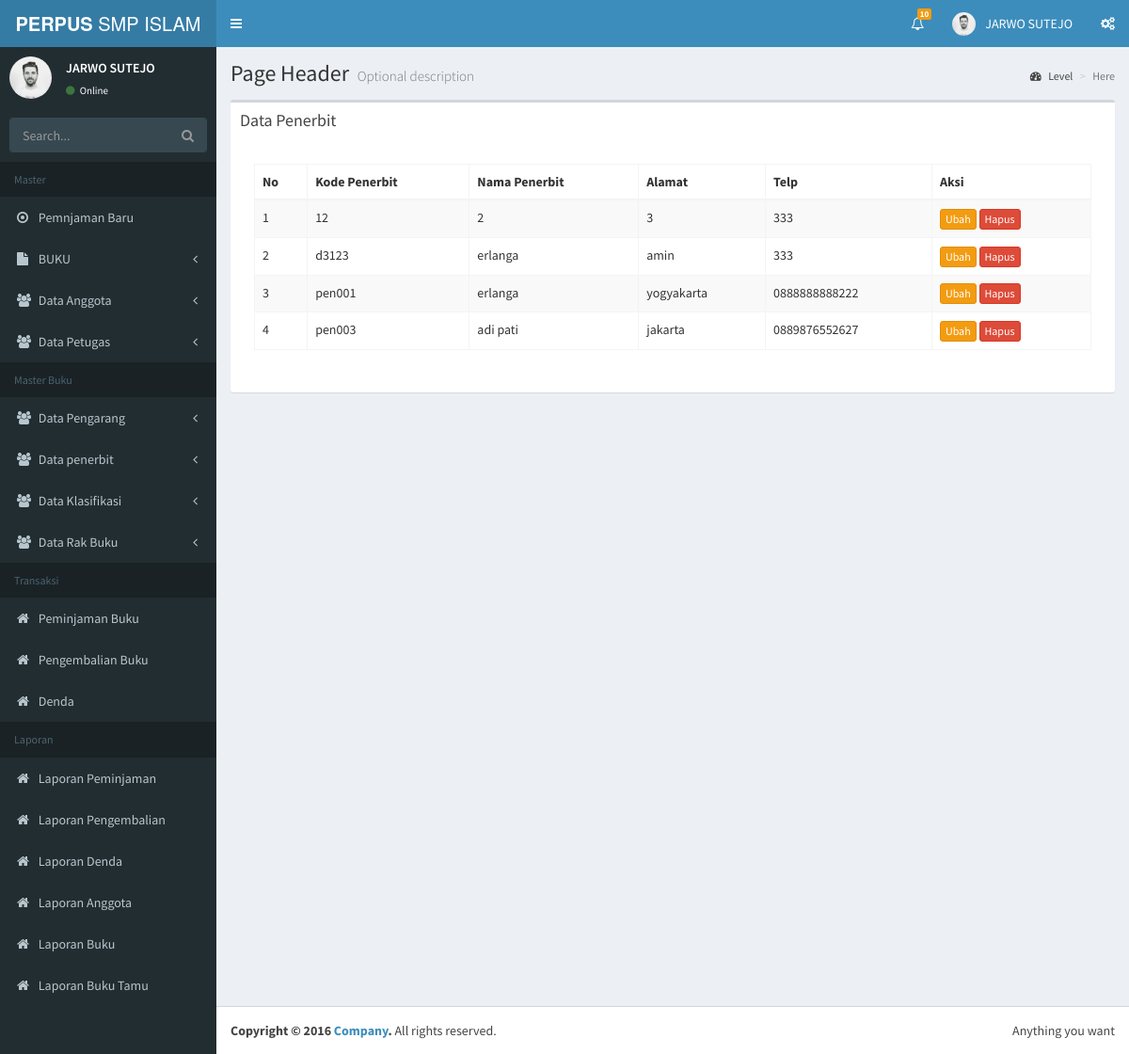
Screenshot of /pecahan/admin/index.php?page=penerbit&aksi=view (signed in) with the database file from the repository.
### tables this page shows
CREATE TABLE `penerbit` (
  `kd_penerbit` varchar(15) NOT NULL,
  `nama_penerbit` varchar(45) NOT NULL,
  `alamat` varchar(45) NOT NULL,
  `telp` varchar(13) NOT NULL,
  PRIMARY KEY (`kd_penerbit`)
);

### pecahan/admin/penerbit/penerbit_view.php (the view, shortened to what this page needs)
<div class="box">
           <div class="box-header">
             <h3 class="box-title">Data Penerbit</h3>
           </div>
           <div class="box-body">
                                  <div class="panel-body">
                           <div class="table-responsive">
                               <table class="table table-striped table-bordered table-hover" id="penerbit">
                                   <thead>
                                       <tr>
                                           <th>No</th>
                                           <th>Kode Penerbit</th>
                                           <th>Nama Penerbit</th>
                                           <th>Alamat</th>
                                           <th>Telp</th>
                                           <th>Aksi</th>
                                       </tr>
                                   </thead>
                                   <tbody>
                                   	<?php
                                   		$sql = mysql_query("SELECT * FROM penerbit");
                                   		$no = 1;
                                   		while ($tampil = mysql_fetch_array($sql)) {
                                   	 ?>
                                   	 	<tr>
                                   	 		<td><?php echo $no++; ?></td>
                                   	 		<td><?php echo $tampil['kd_penerbit']; ?></td>
                                               <td><?php echo $tampil['nama_penerbit']; ?></td>
                                               <td><?php echo $tampil['alamat']; ?></td>
                                               <td><?php echo $tampil['telp']; ?></td>
                                               <td>
                                                   <a href="?page=penerbit&aksi=edit&id=<?php echo $tampil['kd_penerbit']; ?>"><button class="btn btn-warning btn-xs">Ubah</button></a>
                                                   <a onclick="return confirm('Yakin Ingin Menghapus ?')" href="?page=penerbit&aksi=hapus&id=<?php echo $tampil['kd_penerbit']; ?>"><button class="btn btn-danger btn-xs">Hapus</button></a>
                                               </td>
                                   	 	</tr>
                                   	 <?php } ?>
                                   </tbody>
                               </table>
                           </div>
                       </div>
                       </div>
                       </div>

### rows the page displays
penerbit: kd_penerbit "12", nama_penerbit "2", alamat "3", telp "333"
penerbit: kd_penerbit "d3123", nama_penerbit "erlanga", alamat "amin", telp "333"
penerbit: kd_penerbit "pen001", nama_penerbit "erlanga", alamat "yogyakarta", telp "0888888888222"
penerbit: kd_penerbit "pen003", nama_penerbit "adi pati", alamat "jakarta", telp "0889876552627"

### other values shown
$_SESSION['nama'] "JARWO SUTEJO"
